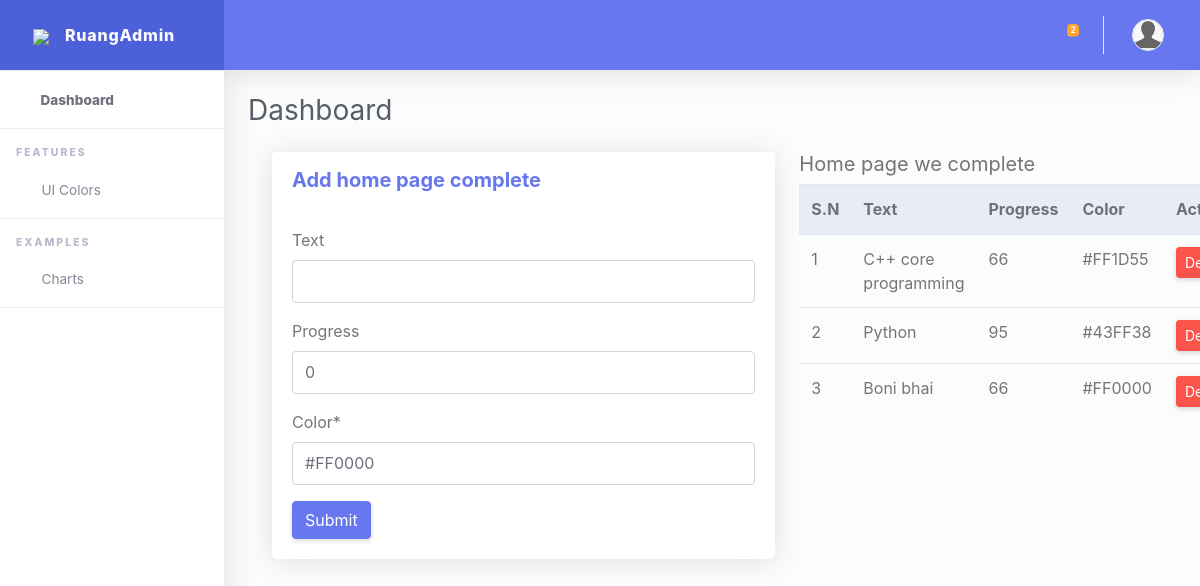
/dashboard/add-homepage-complete/, run on the app's committed database.
### second_app/models.py (models this page shows, shortened)
class HomePageWeComplete(models.Model):
    text = models.CharField(max_length=255,null=True,blank=True)
    progress = models.PositiveIntegerField(default=0,null=True,blank=True)
    color = ColorField(default='#FF0000')

### dashboard_app/views.py (the view)
# urls.py: path('add-homepage-complete/', views.add_homepage_complete, name='home_page_complete'),
def add_homepage_complete(request):
    homepagecomplete = HomePageWeComplete.objects.all()
    if request.method == "POST":
        form = AddHOmePageComplete(request.POST)
        if form.is_valid():
            form.save()
            messages.success(request, 'Slider added successfully!')
    else:
        form = AddHOmePageComplete()
    return render(request, 'dashboard_app/add_homepage_complete.html', {'form':form, 'homepagecomplete':homepagecomplete})

### dashboard_app/forms.py
class AddHOmePageComplete(forms.ModelForm):
    class Meta:
        model = HomePageWeComplete
        fields = "__all__"

### core/custommodelserver.py (called while the page is built)
def headfoot(request):
    headerr = Header.objects.last()
    footerr = Footer.objects.last()
    context = {
        'headerr':headerr,
        'footerr':footerr
    }
    return context

### dashboard_app/custommodel.py (called while the page is built)
def footer(request):
    footer = Footer.objects.last()
    context = {
        'footer':footer
    }
    return context

### templates/dashboard_app/add_homepage_complete.html (shortened to what this page needs)
{% extends 'dashboard_base.html' %}
{% load static %}
{% load crispy_forms_tags %}
{% block body_block %}
<div class="container-fluid" id="container-wrapper">
  <div class="row">
    <div class="col-lg-7">
      <div class="card mb-4">
        <div class="card-header py-3 d-flex flex-row align-items-center justify-content-between">
          <h5 class="m-0 font-weight-bold text-primary">Add home page complete </h5>
        </div>
        <div class="card-body">
          <form method="POST" enctype="multipart/form-data">
            {{ form|crispy }}
            <button type="submit" class="btn btn-primary">Submit</button>
          </form>
        </div>
      </div>
  </div>
  <div class="col-lg-5">
    <h5>Home page we complete</h5>
    <table class="table align-items-center table-flush" id="dataTable">
      <thead class="thead-light">
        <tr>
          <th>S.N</th>
          <th>Text  </th>
          <th>Progress  </th>
          <th>Color </th>
          <th>Action</th>
        </tr>
      </thead>
      <tbody>
        {% for hpwc in homepagecomplete %}
        <tr>
          <td>{{forloop.counter}}</td>
          <td>{{hpwc.text}}</td>
          <td>{{hpwc.progress}}</td>
          <td>{{hpwc.color}}</td>
          <td>
            <a href="{% url 'delete_homepage_complete' pk=hpwc.id %}" class="btn btn-danger btn-sm">Delete</a>
          </td>
        </tr>
        {% endfor %}
      </tbody>
    </table>
  </div>
</div>
{% endblock %}

### data on the page
HomePageWeComplete: text "C++ core programming", progress "66", color "#FF1D55"
HomePageWeComplete: text "Python", progress "95", color "#43FF38"
HomePageWeComplete: text "Boni bhai", progress "66", color "#FF0000"
